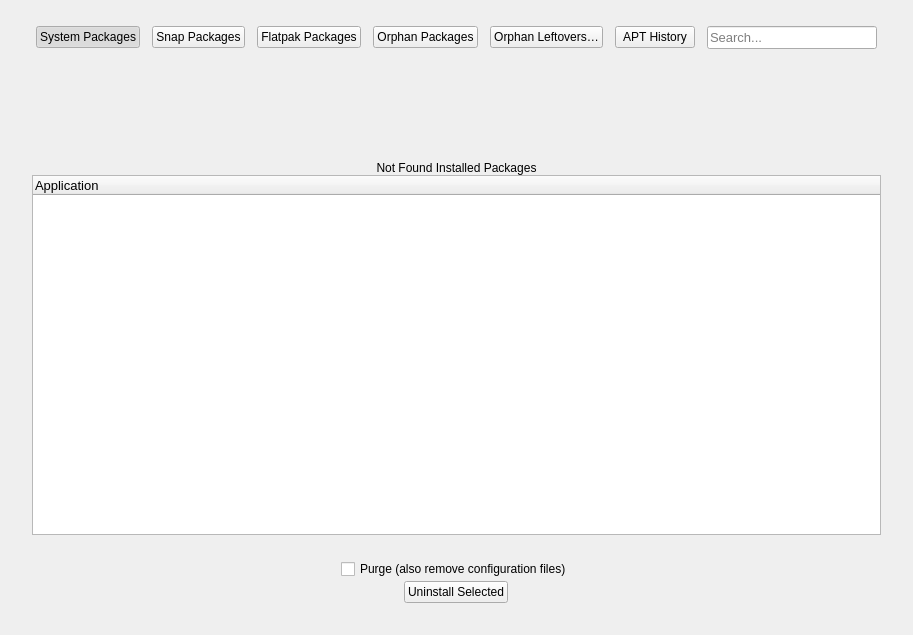
<?xml version="1.0" encoding="UTF-8"?>
<ui version="4.0">
 <class>UninstallerPage</class>
 <widget class="QWidget" name="UninstallerPage">
  <property name="geometry">
   <rect>
    <x>0</x>
    <y>0</y>
    <width>844</width>
    <height>635</height>
   </rect>
  </property>
  <property name="windowTitle">
   <string>Uninstaller</string>
  </property>
  <layout class="QGridLayout" name="gridLayout">
   <property name="leftMargin">
    <number>20</number>
   </property>
   <property name="topMargin">
    <number>12</number>
   </property>
   <property name="rightMargin">
    <number>20</number>
   </property>
   <property name="bottomMargin">
    <number>16</number>
   </property>
   <property name="horizontalSpacing">
    <number>0</number>
   </property>
   <property name="verticalSpacing">
    <number>2</number>
   </property>
   <item row="2" column="0" colspan="3">
    <layout class="QVBoxLayout" name="uninstallerContainerLayout">
     <property name="leftMargin">
      <number>8</number>
     </property>
     <property name="topMargin">
      <number>8</number>
     </property>
     <property name="rightMargin">
      <number>8</number>
     </property>
     <property name="bottomMargin">
      <number>8</number>
     </property>
     <property name="spacing">
      <number>0</number>
     </property>
     <item>
      <widget class="QWidget" name="uninstallerContainer" native="true">
       <layout class="QVBoxLayout" name="uninstallerContainerInnerLayout">
        <property name="leftMargin">
         <number>4</number>
        </property>
        <property name="topMargin">
         <number>4</number>
        </property>
        <property name="rightMargin">
         <number>4</number>
        </property>
        <property name="bottomMargin">
         <number>4</number>
        </property>
        <property name="spacing">
         <number>0</number>
        </property>
        <item>
         <widget class="QStackedWidget" name="stackedWidget">
          <property name="currentIndex">
           <number>0</number>
          </property>
     <widget class="QWidget" name="pageSystemPackages">
      <layout class="QGridLayout" name="gridLayout_2">
       <property name="leftMargin">
        <number>0</number>
       </property>
       <property name="topMargin">
        <number>0</number>
       </property>
       <property name="rightMargin">
        <number>0</number>
       </property>
       <property name="bottomMargin">
        <number>0</number>
       </property>
       <property name="spacing">
        <number>0</number>
       </property>
       <item row="0" column="0">
        <widget class="QWidget" name="notFoundWidget" native="true">
         <property name="sizePolicy">
          <sizepolicy hsizetype="Preferred" vsizetype="Expanding">
           <horstretch>0</horstretch>
           <verstretch>0</verstretch>
          </sizepolicy>
         </property>
         <property name="minimumSize">
          <size>
           <width>0</width>
           <height>100</height>
          </size>
         </property>
         <property name="maximumSize">
          <size>
           <width>16777215</width>
           <height>100</height>
          </size>
         </property>
         <property name="accessibleName">
          <string>notFoundWidget</string>
         </property>
         <property name="styleSheet">
          <string notr="true"/>
         </property>
         <layout class="QVBoxLayout" name="notFoundLayout">
          <property name="spacing">
           <number>0</number>
          </property>
          <property name="leftMargin">
           <number>0</number>
          </property>
          <property name="topMargin">
           <number>0</number>
          </property>
          <property name="rightMargin">
           <number>0</number>
          </property>
          <property name="bottomMargin">
           <number>0</number>
          </property>
          <item>
           <widget class="QLabel" name="lblNotFound">
            <property name="sizePolicy">
             <sizepolicy hsizetype="Preferred" vsizetype="Expanding">
              <horstretch>0</horstretch>
              <verstretch>0</verstretch>
             </sizepolicy>
            </property>
            <property name="text">
             <string>Not Found Installed Packages</string>
            </property>
            <property name="alignment">
             <set>Qt::AlignBottom|Qt::AlignHCenter</set>
            </property>
           </widget>
          </item>
         </layout>
        </widget>
       </item>
       <item row="1" column="0">
        <widget class="QTreeWidget" name="treeWidgetPackages">
         <property name="font">
          <font>
           <pointsize>10</pointsize>
          </font>
         </property>
         <property name="focusPolicy">
          <enum>Qt::NoFocus</enum>
         </property>
         <property name="styleSheet">
          <string notr="true"/>
         </property>
         <property name="editTriggers">
          <set>QAbstractItemView::NoEditTriggers</set>
         </property>
         <property name="selectionMode">
          <enum>QAbstractItemView::NoSelection</enum>
         </property>
         <property name="iconSize">
          <size>
           <width>20</width>
           <height>20</height>
          </size>
         </property>
         <property name="indentation">
          <number>20</number>
         </property>
         <property name="headerHidden">
          <bool>false</bool>
         </property>
         <property name="columnCount">
          <number>1</number>
         </property>
         <column>
          <property name="text">
           <string>Application</string>
          </property>
         </column>
        </widget>
       </item>
      </layout>
     </widget>
     <widget class="QWidget" name="pageSnapPackages">
      <layout class="QGridLayout" name="gridLayout_3">
       <property name="leftMargin">
        <number>0</number>
       </property>
       <property name="topMargin">
        <number>0</number>
       </property>
       <property name="rightMargin">
        <number>0</number>
       </property>
       <property name="bottomMargin">
        <number>0</number>
       </property>
       <property name="spacing">
        <number>0</number>
       </property>
       <item row="0" column="0">
        <widget class="QWidget" name="notFoundWidget_2" native="true">
         <property name="sizePolicy">
          <sizepolicy hsizetype="Preferred" vsizetype="Expanding">
           <horstretch>0</horstretch>
           <verstretch>0</verstretch>
          </sizepolicy>
         </property>
         <property name="minimumSize">
          <size>
           <width>0</width>
           <height>100</height>
          </size>
         </property>
         <property name="maximumSize">
          <size>
           <width>16777215</width>
           <height>100</height>
          </size>
         </property>
         <property name="accessibleName">
          <string>notFoundWidget</string>
         </property>
         <property name="styleSheet">
          <string notr="true"/>
         </property>
         <layout class="QVBoxLayout" name="notFoundLayout_2">
          <property name="spacing">
           <number>0</number>
          </property>
          <property name="leftMargin">
           <number>0</number>
          </property>
          <property name="topMargin">
           <number>0</number>
          </property>
          <property name="rightMargin">
           <number>0</number>
          </property>
          <property name="bottomMargin">
           <number>0</number>
          </property>
          <item>
           <widget class="QLabel" name="lblNotFoundSnap">
            <property name="sizePolicy">
             <sizepolicy hsizetype="Preferred" vsizetype="Expanding">
              <horstretch>0</horstretch>
              <verstretch>0</verstretch>
             </sizepolicy>
            </property>
            <property name="text">
             <string>Not Found Installed Packages</string>
            </property>
            <property name="alignment">
             <set>Qt::AlignBottom|Qt::AlignHCenter</set>
            </property>
           </widget>
          </item>
         </layout>
        </widget>
       </item>
       <item row="1" column="0">
        <widget class="QListWidget" name="listWidgetSnapPackages">
         <property name="font">
          <font>
           <pointsize>10</pointsize>
          </font>
         </property>
         <property name="focusPolicy">
          <enum>Qt::NoFocus</enum>
         </property>
         <property name="styleSheet">
          <string notr="true"/>
         </property>
         <property name="autoScrollMargin">
          <number>10</number>
         </property>
         <property name="editTriggers">
          <set>QAbstractItemView::NoEditTriggers</set>
         </property>
         <property name="selectionMode">
          <enum>QAbstractItemView::NoSelection</enum>
         </property>
         <property name="selectionBehavior">
          <enum>QAbstractItemView::SelectRows</enum>
         </property>
         <property name="iconSize">
          <size>
           <width>20</width>
           <height>20</height>
          </size>
         </property>
         <property name="textElideMode">
          <enum>Qt::ElideMiddle</enum>
         </property>
         <property name="spacing">
          <number>4</number>
         </property>
         <property name="uniformItemSizes">
          <bool>false</bool>
         </property>
        </widget>
       </item>
      </layout>
     </widget>
     <widget class="QWidget" name="pageFlatpakPackages">
      <layout class="QGridLayout" name="gridLayout_6">
       <property name="leftMargin">
        <number>0</number>
       </property>
       <property name="topMargin">
        <number>0</number>
       </property>
       <property name="rightMargin">
        <number>0</number>
       </property>
       <property name="bottomMargin">
        <number>0</number>
       </property>
       <property name="spacing">
        <number>0</number>
       </property>
       <item row="0" column="0">
        <widget class="QWidget" name="notFoundWidget_5" native="true">
         <property name="sizePolicy">
          <sizepolicy hsizetype="Preferred" vsizetype="Expanding">
           <horstretch>0</horstretch>
           <verstretch>0</verstretch>
          </sizepolicy>
         </property>
         <property name="minimumSize">
          <size>
           <width>0</width>
           <height>100</height>
          </size>
         </property>
         <property name="maximumSize">
          <size>
           <width>16777215</width>
           <height>100</height>
          </size>
         </property>
         <property name="accessibleName">
          <string>notFoundWidget</string>
         </property>
         <property name="styleSheet">
          <string notr="true"/>
         </property>
         <layout class="QVBoxLayout" name="notFoundLayout_5">
          <property name="spacing">
           <number>0</number>
          </property>
          <property name="leftMargin">
           <number>0</number>
          </property>
          <property name="topMargin">
           <number>0</number>
          </property>
          <property name="rightMargin">
           <number>0</number>
          </property>
          <property name="bottomMargin">
           <number>0</number>
          </property>
          <item>
           <widget class="QLabel" name="lblNotFoundFlatpak">
            <property name="sizePolicy">
             <sizepolicy hsizetype="Preferred" vsizetype="Expanding">
              <horstretch>0</horstretch>
              <verstretch>0</verstretch>
             </sizepolicy>
            </property>
            <property name="text">
             <string>Not Found Installed Packages</string>
            </property>
            <property name="alignment">
             <set>Qt::AlignBottom|Qt::AlignHCenter</set>
            </property>
           </widget>
          </item>
         </layout>
        </widget>
       </item>
       <item row="1" column="0">
        <widget class="QListWidget" name="listWidgetFlatpakPackages">
         <property name="font">
          <font>
           <pointsize>10</pointsize>
          </font>
         </property>
         <property name="focusPolicy">
          <enum>Qt::NoFocus</enum>
         </property>
         <property name="styleSheet">
          <string notr="true"/>
         </property>
         <property name="autoScrollMargin">
          <number>10</number>
         </property>
         <property name="editTriggers">
          <set>QAbstractItemView::NoEditTriggers</set>
         </property>
         <property name="selectionMode">
          <enum>QAbstractItemView::NoSelection</enum>
         </property>
         <property name="selectionBehavior">
          <enum>QAbstractItemView::SelectRows</enum>
         </property>
         <property name="iconSize">
          <size>
           <width>20</width>
           <height>20</height>
          </size>
         </property>
         <property name="textElideMode">
          <enum>Qt::ElideMiddle</enum>
         </property>
         <property name="spacing">
          <number>4</number>
         </property>
         <property name="uniformItemSizes">
          <bool>false</bool>
         </property>
        </widget>
       </item>
      </layout>
     </widget>
     <widget class="QWidget" name="pageAptHistory">
      <layout class="QGridLayout" name="gridLayout_5">
       <property name="leftMargin"><number>0</number></property>
       <property name="topMargin"><number>0</number></property>
       <property name="rightMargin"><number>0</number></property>
       <property name="bottomMargin"><number>0</number></property>
       <property name="spacing"><number>6</number></property>
       <item row="0" column="0">
        <widget class="QWidget" name="notFoundWidget_4" native="true">
         <property name="minimumSize"><size><width>0</width><height>60</height></size></property>
         <property name="maximumSize"><size><width>16777215</width><height>80</height></size></property>
         <layout class="QVBoxLayout" name="notFoundLayout_4">
          <property name="spacing"><number>0</number></property>
          <property name="leftMargin"><number>0</number></property>
          <property name="topMargin"><number>0</number></property>
          <property name="rightMargin"><number>0</number></property>
          <property name="bottomMargin"><number>0</number></property>
          <item>
           <widget class="QLabel" name="lblNotFoundHistory">
            <property name="text"><string>APT 3.1 transaction history is not available on this system.</string></property>
            <property name="alignment"><set>Qt::AlignCenter</set></property>
            <property name="wordWrap"><bool>true</bool></property>
           </widget>
          </item>
         </layout>
        </widget>
       </item>
       <item row="1" column="0">
        <widget class="QTableWidget" name="tableWidgetAptHistory">
         <property name="focusPolicy"><enum>Qt::NoFocus</enum></property>
         <property name="editTriggers"><set>QAbstractItemView::NoEditTriggers</set></property>
         <property name="alternatingRowColors"><bool>true</bool></property>
         <property name="selectionMode"><enum>QAbstractItemView::SingleSelection</enum></property>
         <property name="selectionBehavior"><enum>QAbstractItemView::SelectRows</enum></property>
         <property name="showGrid"><bool>false</bool></property>
         <property name="sortingEnabled"><bool>true</bool></property>
         <property name="columnCount"><number>4</number></property>
         <attribute name="horizontalHeaderStretchLastSection"><bool>true</bool></attribute>
         <attribute name="verticalHeaderVisible"><bool>false</bool></attribute>
         <column><property name="text"><string>ID</string></property></column>
         <column><property name="text"><string>Date</string></property></column>
         <column><property name="text"><string>Operation</string></property></column>
         <column><property name="text"><string>Command</string></property></column>
        </widget>
       </item>
       <item row="2" column="0">
        <widget class="QWidget" name="aptHistoryActionBar" native="true">
         <layout class="QHBoxLayout" name="aptHistoryActionLayout">
          <property name="leftMargin"><number>0</number></property>
          <property name="topMargin"><number>2</number></property>
          <property name="rightMargin"><number>0</number></property>
          <property name="bottomMargin"><number>2</number></property>
          <item>
           <widget class="QPushButton" name="btnAptHistoryUndoLast">
            <property name="cursor"><cursorShape>PointingHandCursor</cursorShape></property>
            <property name="focusPolicy"><enum>Qt::NoFocus</enum></property>
            <property name="text"><string>Undo Last Transaction</string></property>
            <property name="toolTip"><string>Reverses the most recent apt transaction (apt history-undo).</string></property>
           </widget>
          </item>
          <item>
           <widget class="QPushButton" name="btnAptHistoryUndoSelected">
            <property name="cursor"><cursorShape>PointingHandCursor</cursorShape></property>
            <property name="focusPolicy"><enum>Qt::NoFocus</enum></property>
            <property name="text"><string>Undo Selected</string></property>
            <property name="enabled"><bool>false</bool></property>
           </widget>
          </item>
          <item>
           <widget class="QPushButton" name="btnAptHistoryRollback">
            <property name="cursor"><cursorShape>PointingHandCursor</cursorShape></property>
            <property name="focusPolicy"><enum>Qt::NoFocus</enum></property>
            <property name="text"><string>Rollback To Selected</string></property>
            <property name="enabled"><bool>false</bool></property>
           </widget>
          </item>
          <item>
           <spacer name="aptHistorySpacer">
            <property name="orientation"><enum>Qt::Horizontal</enum></property>
            <property name="sizeHint" stdset="0"><size><width>20</width><height>20</height></size></property>
           </spacer>
          </item>
         </layout>
        </widget>
       </item>
       <item row="3" column="0">
        <widget class="QGroupBox" name="grpAptWhy">
         <property name="title"><string>Why is a package installed?</string></property>
         <layout class="QVBoxLayout" name="grpAptWhyLayout">
          <item>
           <layout class="QHBoxLayout" name="grpAptWhyInputLayout">
            <item>
             <widget class="QLineEdit" name="txtAptWhyPackage">
              <property name="placeholderText"><string>Package name…</string></property>
             </widget>
            </item>
            <item>
             <widget class="QPushButton" name="btnAptWhy">
              <property name="cursor"><cursorShape>PointingHandCursor</cursorShape></property>
              <property name="focusPolicy"><enum>Qt::NoFocus</enum></property>
              <property name="text"><string>Why?</string></property>
             </widget>
            </item>
            <item>
             <widget class="QPushButton" name="btnAptWhyNot">
              <property name="cursor"><cursorShape>PointingHandCursor</cursorShape></property>
              <property name="focusPolicy"><enum>Qt::NoFocus</enum></property>
              <property name="text"><string>Why Not?</string></property>
             </widget>
            </item>
           </layout>
          </item>
          <item>
           <widget class="QTextBrowser" name="txtAptWhyOutput">
            <property name="minimumSize"><size><width>0</width><height>80</height></size></property>
            <property name="placeholderText"><string>Type a package name and ask Why / Why Not.</string></property>
           </widget>
          </item>
         </layout>
        </widget>
       </item>
      </layout>
     </widget>
     <widget class="QWidget" name="pageOrphanPackages">
      <layout class="QGridLayout" name="gridLayout_4">
       <property name="leftMargin">
        <number>0</number>
       </property>
       <property name="topMargin">
        <number>0</number>
       </property>
       <property name="rightMargin">
        <number>0</number>
       </property>
       <property name="bottomMargin">
        <number>0</number>
       </property>
       <property name="spacing">
        <number>0</number>
       </property>
       <item row="0" column="0">
        <widget class="QWidget" name="notFoundWidget_3" native="true">
         <property name="sizePolicy">
          <sizepolicy hsizetype="Preferred" vsizetype="Expanding">
           <horstretch>0</horstretch>
           <verstretch>0</verstretch>
          </sizepolicy>
         </property>
         <property name="minimumSize">
          <size>
           <width>0</width>
           <height>100</height>
          </size>
         </property>
         <property name="maximumSize">
          <size>
           <width>16777215</width>
           <height>100</height>
          </size>
         </property>
         <property name="accessibleName">
          <string>notFoundWidget</string>
         </property>
         <property name="styleSheet">
          <string notr="true"/>
         </property>
         <layout class="QVBoxLayout" name="notFoundLayout_3">
          <property name="spacing">
           <number>0</number>
          </property>
          <property name="leftMargin">
           <number>0</number>
          </property>
          <property name="topMargin">
           <number>0</number>
          </property>
          <property name="rightMargin">
           <number>0</number>
          </property>
          <property name="bottomMargin">
           <number>0</number>
          </property>
          <item>
           <widget class="QLabel" name="lblNotFoundOrphan">
            <property name="sizePolicy">
             <sizepolicy hsizetype="Preferred" vsizetype="Expanding">
              <horstretch>0</horstretch>
              <verstretch>0</verstretch>
             </sizepolicy>
            </property>
            <property name="text">
             <string>No Orphan Packages Found</string>
            </property>
            <property name="alignment">
             <set>Qt::AlignBottom|Qt::AlignHCenter</set>
            </property>
           </widget>
          </item>
         </layout>
        </widget>
       </item>
       <item row="1" column="0">
        <widget class="QTableWidget" name="tableWidgetOrphanPackages">
         <property name="focusPolicy">
          <enum>Qt::NoFocus</enum>
         </property>
         <property name="styleSheet">
          <string notr="true"/>
         </property>
         <property name="editTriggers">
          <set>QAbstractItemView::NoEditTriggers</set>
         </property>
         <property name="alternatingRowColors">
          <bool>true</bool>
         </property>
         <property name="selectionMode">
          <enum>QAbstractItemView::NoSelection</enum>
         </property>
         <property name="selectionBehavior">
          <enum>QAbstractItemView::SelectRows</enum>
         </property>
         <property name="showGrid">
          <bool>false</bool>
         </property>
         <property name="sortingEnabled">
          <bool>true</bool>
         </property>
         <property name="columnCount">
          <number>4</number>
         </property>
         <attribute name="horizontalHeaderStretchLastSection">
          <bool>false</bool>
         </attribute>
         <attribute name="verticalHeaderVisible">
          <bool>false</bool>
         </attribute>
         <column>
          <property name="text"><string>Package</string></property>
         </column>
         <column>
          <property name="text"><string>Size</string></property>
         </column>
         <column>
          <property name="text"><string>Installed</string></property>
         </column>
         <column>
          <property name="text"><string>Reverse Deps</string></property>
         </column>
        </widget>
       </item>
      </layout>
     </widget>
    </widget>
        </item>
       </layout>
      </widget>
     </item>
    </layout>
   </item>
   <item row="6" column="0" colspan="3" alignment="Qt::AlignHCenter|Qt::AlignBottom">
    <widget class="QLabel" name="lblLoadingUninstaller">
     <property name="sizePolicy">
      <sizepolicy hsizetype="Minimum" vsizetype="Fixed">
       <horstretch>0</horstretch>
       <verstretch>0</verstretch>
      </sizepolicy>
     </property>
     <property name="text">
      <string notr="true"/>
     </property>
    </widget>
   </item>
   <item row="3" column="0" colspan="3">
    <spacer name="verticalSpacer">
     <property name="orientation">
      <enum>Qt::Vertical</enum>
     </property>
     <property name="sizeType">
      <enum>QSizePolicy::Fixed</enum>
     </property>
     <property name="sizeHint" stdset="0">
      <size>
       <width>0</width>
       <height>10</height>
      </size>
     </property>
    </spacer>
   </item>
   <item row="4" column="0" colspan="3" alignment="Qt::AlignHCenter">
    <widget class="QCheckBox" name="chkPurge">
     <property name="text">
      <string>Purge (also remove configuration files)</string>
     </property>
     <property name="cursor">
      <cursorShape>PointingHandCursor</cursorShape>
     </property>
    </widget>
   </item>
   <item row="5" column="0" colspan="3" alignment="Qt::AlignHCenter">
    <widget class="QPushButton" name="btnUninstall">
     <property name="enabled">
      <bool>true</bool>
     </property>
     <property name="cursor">
      <cursorShape>PointingHandCursor</cursorShape>
     </property>
     <property name="focusPolicy">
      <enum>Qt::NoFocus</enum>
     </property>
     <property name="accessibleName">
      <string notr="true">primary</string>
     </property>
     <property name="styleSheet">
      <string notr="true"/>
     </property>
     <property name="text">
      <string>Uninstall Selected</string>
     </property>
    </widget>
   </item>
   <item row="1" column="0" colspan="3">
    <widget class="QWidget" name="sectionHeaderRow" native="true">
     <layout class="QHBoxLayout" name="horizontalLayout">
      <property name="spacing">
       <number>12</number>
      </property>
      <property name="leftMargin">
       <number>16</number>
      </property>
      <property name="topMargin">
       <number>14</number>
      </property>
      <property name="rightMargin">
       <number>16</number>
      </property>
      <property name="bottomMargin">
       <number>12</number>
      </property>
      <item>
       <widget class="QPushButton" name="btnSystemPackages">
        <property name="cursor">
         <cursorShape>PointingHandCursor</cursorShape>
        </property>
        <property name="focusPolicy">
         <enum>Qt::NoFocus</enum>
        </property>
        <property name="text">
         <string>System Packages</string>
        </property>
        <property name="checkable">
         <bool>true</bool>
        </property>
        <property name="checked">
         <bool>true</bool>
        </property>
        <attribute name="buttonGroup">
         <string notr="true">navBtnGroup</string>
        </attribute>
       </widget>
      </item>
      <item>
       <widget class="QPushButton" name="btnSnapPackages">
        <property name="cursor">
         <cursorShape>PointingHandCursor</cursorShape>
        </property>
        <property name="focusPolicy">
         <enum>Qt::NoFocus</enum>
        </property>
        <property name="text">
         <string>Snap Packages</string>
        </property>
        <property name="checkable">
         <bool>true</bool>
        </property>
        <attribute name="buttonGroup">
         <string notr="true">navBtnGroup</string>
        </attribute>
       </widget>
      </item>
      <item>
       <widget class="QPushButton" name="btnFlatpakPackages">
        <property name="cursor">
         <cursorShape>PointingHandCursor</cursorShape>
        </property>
        <property name="focusPolicy">
         <enum>Qt::NoFocus</enum>
        </property>
        <property name="text">
         <string>Flatpak Packages</string>
        </property>
        <property name="checkable">
         <bool>true</bool>
        </property>
        <attribute name="buttonGroup">
         <string notr="true">navBtnGroup</string>
        </attribute>
       </widget>
      </item>
      <item>
       <widget class="QPushButton" name="btnOrphanPackages">
        <property name="cursor">
         <cursorShape>PointingHandCursor</cursorShape>
        </property>
        <property name="focusPolicy">
         <enum>Qt::NoFocus</enum>
        </property>
        <property name="text">
         <string>Orphan Packages</string>
        </property>
        <property name="checkable">
         <bool>true</bool>
        </property>
        <attribute name="buttonGroup">
         <string notr="true">navBtnGroup</string>
        </attribute>
       </widget>
      </item>
      <item>
       <widget class="QPushButton" name="btnOrphanLeftovers">
        <property name="cursor">
         <cursorShape>PointingHandCursor</cursorShape>
        </property>
        <property name="focusPolicy">
         <enum>Qt::NoFocus</enum>
        </property>
        <property name="text">
         <string>Orphan Leftovers…</string>
        </property>
       </widget>
      </item>
      <item>
       <widget class="QPushButton" name="btnAptHistory">
        <property name="cursor">
         <cursorShape>PointingHandCursor</cursorShape>
        </property>
        <property name="focusPolicy">
         <enum>Qt::NoFocus</enum>
        </property>
        <property name="text">
         <string>APT History</string>
        </property>
        <property name="checkable">
         <bool>true</bool>
        </property>
        <property name="visible">
         <bool>false</bool>
        </property>
        <attribute name="buttonGroup">
         <string notr="true">navBtnGroup</string>
        </attribute>
       </widget>
      </item>
      <item>
       <spacer name="horizontalSpacer">
        <property name="orientation">
         <enum>Qt::Horizontal</enum>
        </property>
        <property name="sizeHint" stdset="0">
         <size>
          <width>40</width>
          <height>20</height>
         </size>
        </property>
       </spacer>
      </item>
      <item>
       <widget class="QLineEdit" name="txtPackageSearch">
        <property name="minimumSize">
         <size>
          <width>170</width>
          <height>0</height>
         </size>
        </property>
        <property name="maximumSize">
         <size>
          <width>170</width>
          <height>16777215</height>
         </size>
        </property>
        <property name="font">
         <font>
          <pointsize>10</pointsize>
         </font>
        </property>
        <property name="focusPolicy">
         <enum>Qt::StrongFocus</enum>
        </property>
        <property name="styleSheet">
         <string notr="true"/>
        </property>
        <property name="placeholderText">
         <string>Search...</string>
        </property>
       </widget>
      </item>
     </layout>
    </widget>
   </item>
  </layout>
 </widget>
 <resources/>
 <connections/>
 <buttongroups>
  <buttongroup name="navBtnGroup"/>
 </buttongroups>
</ui>
